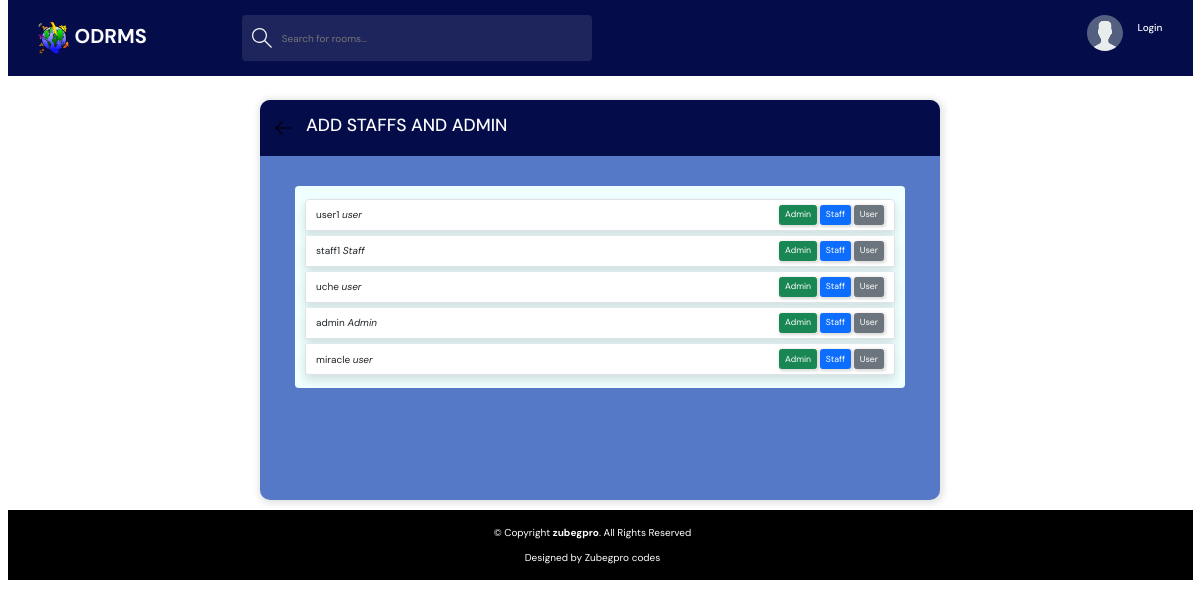
Page /group_user/ on the earlier database version.
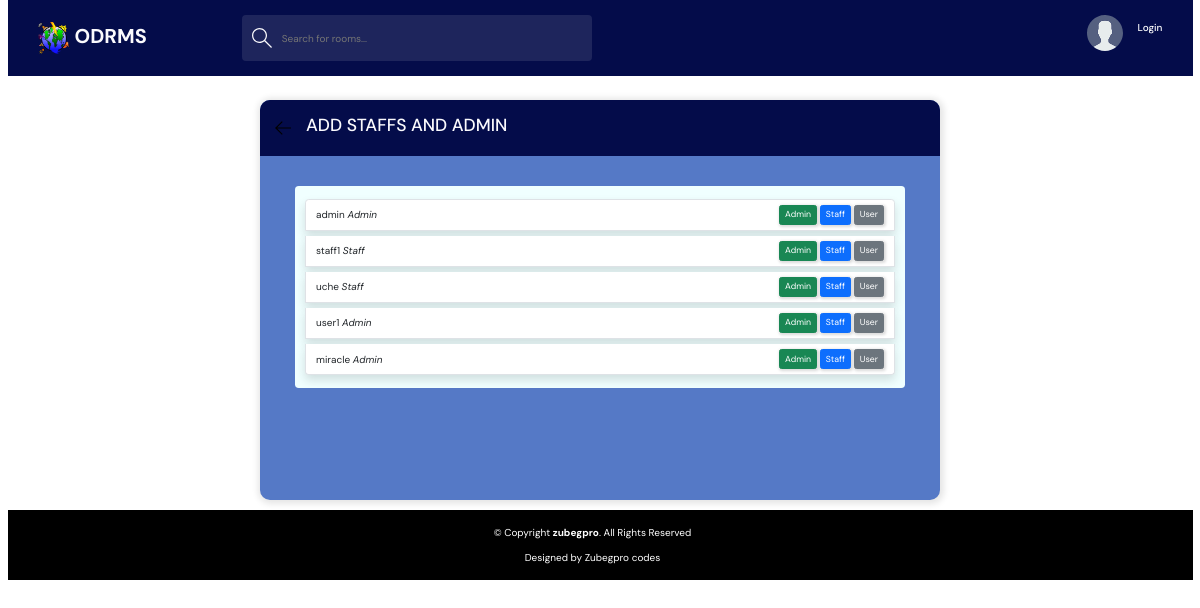
Same page on the later database version.
### base/models.py (models this page shows)
class CustomUser(AbstractUser):
    email = models.EmailField(unique=True,)
    bio = models.TextField(blank=True)
    nin = models.CharField(max_length=11, null=True)
    phoneNo = models.CharField(max_length=11, null=True)
    address = models.CharField(max_length=250, null=True)
    avatar = models.ImageField(null=True, upload_to='images/', default='avatar.svg')
    updated = models.DateTimeField(auto_now=True)
    created= models.DateTimeField(auto_now_add=True)
    USERNAME_FIELD = 'email'
    REQUIRED_FIELDS = []
    class Meta:
        ordering = ['updated', 'created']
    def __str__(self):
        return self.username  # Display the name of the user in the admin panel

### base/views.py (the view)
# urls.py: path('group_user/', views.creatgroup, name='group_user'),
def creatgroup(request):
    customUsers = CustomUser.objects.all()
    context ={
        "customUsers": customUsers
    }
    for use in  customUsers:
        print(use.is_staff)
    return render(request, 'base/create_group.html',context)

### base/templates/base/create_group.html (shortened to what this page needs)
{% extends 'main.html' %}
{% block content %}
<main class="create-room layout">
    <div class="container d-flex justify-content-center">
      <div class="layout__box">
        <div class="layout__boxHeader">
          <div class="layout__boxTitle">
            <a href="{% url 'home'%}">
              <svg version="1.1" xmlns="http://www.w3.org/2000/svg" width="32" height="32" viewBox="0 0 32 32">
                <title>arrow-left</title>
                <path
                  d="M13.723 2.286l-13.723 13.714 13.719 13.714 1.616-1.611-10.96-10.96h27.625v-2.286h-27.625l10.965-10.965-1.616-1.607z">
                </path>
              </svg>
            </a>
            <h3>ADD STAFFS AND ADMIN</h3>
          </div>
        </div>
        <div class="layout__body">
          <ul class="list-group m-2 p-3 h-100" style="background-color:azure;">
            {% for eachuser in customUsers%}
            <li class="list-group-item d-flex justify-content-between align-items-center my-1 shadow">
              <div>
                  <span>{{eachuser}}
                    {%if eachuser.is_superuser == True%}
                      <i>Admin</i>
                    {% elif eachuser.is_staff == True %}
                      <i>Staff</i>
                    {% else %}
                      <i>user</i>
                    {% endif%}
                  </span>
              </div>
              <div>
                  <button class="btn btn-success btn-sm mr-2 updateToAdmin"  data-customuser="{{ eachuser.id }}" data-uaction="superuser" >Admin</button>
                  <button class="btn btn-primary btn-sm mr-2 updateToStaff" data-customuser="{{ eachuser.id }}" data-uaction="staff" >Staff</button>
                  <button class="btn btn-secondary btn-sm updateToUser" data-customuser="{{ eachuser.id }}" data-uaction="user" >User</button>
              </div>
            </li>
            {%endfor%}
          </ul>
        </div>
      </div>
    </div>
  </main>
{% endblock %}

Differences in the rows shown:
shown differently, row unchanged: CustomUser "admin": moves up the list
changed CustomUser "uche": is_staff "user" → "Staff"
changed CustomUser "user1": is_superuser "user" → "Admin"; moves down the list
changed CustomUser "miracle": is_superuser "user" → "Admin"
